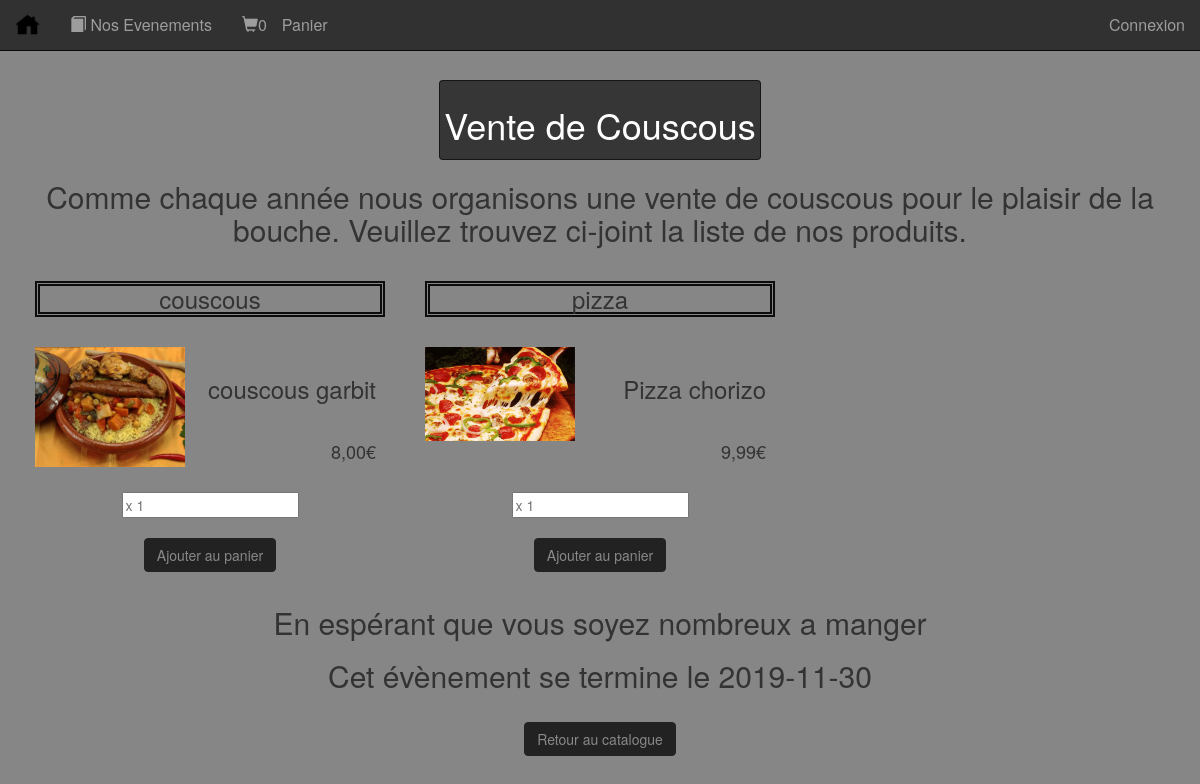
The app's page /index.php/Visiteur/EvenementMarchand/11/2019 with its own data.
### tables this page shows
CREATE TABLE IF NOT EXISTS `ge_evenement` (
  `Annee` int(11) NOT NULL,
  `NoEvenement` int(11) NOT NULL,
  `DateMiseEnLigne` date DEFAULT NULL,
  `DateMiseHorsLigne` date DEFAULT NULL,
  `TxtHTMLEntete` text,
  `TxtHTMLCorps` text NOT NULL,
  `TxtHTMLPiedDePage` text,
  `ImgEntete` varchar(60) DEFAULT NULL,
  `ImgPiedDePage` varchar(60) DEFAULT NULL,
  `EmailInformationHTML` text,
  `EnCours` tinyint(1) NOT NULL,
  PRIMARY KEY (`Annee`,`NoEvenement`)
);

CREATE TABLE IF NOT EXISTS `ge_produit` (
  `NoEvenement` int(11) NOT NULL,
  `Annee` int(11) NOT NULL,
  `NoProduit` int(11) NOT NULL,
  `LibelleHTML` text NOT NULL,
  `LibelleCourt` varchar(128) NOT NULL,
  `Prix` decimal(10,2) NOT NULL,
  `Img_Produit` varchar(60) DEFAULT NULL,
  `Stock` int(11) DEFAULT NULL,
  `NumeroOrdreApparition` smallint(6) NOT NULL,
  `Etre_Ticket` tinyint(1) DEFAULT NULL,
  `ImgTicket` varchar(60) DEFAULT NULL,
  PRIMARY KEY (`NoEvenement`,`Annee`,`NoProduit`),
  KEY `I_FK_GE_PRODUIT_GE_EV_MARCHAND` (`Annee`,`NoEvenement`)
);

### application/controllers/Visiteur.php (called while the page is built, shortened)
<?php
class Visiteur extends CI_Controller
{
   public function __construct()
   {
      $this->load->model('ModeleCommande');
      $this->load->model('ModeleIdentifiantSite');
      $this->load->model('ModeleEvenement', 'mEven');
      $this->load->model('ModelePersonne');
      $this->load->model('ModeleProduit','mProd');
      $this->load->library('user_agent');
   }
   public function indexVisiteur($vue, $donnees = NULL, $vue2= null, $donnees2=null)
   {
      $this->load->view('templates/EntetePrincipal');
      $this->load->view('templates/EnteteNavbar');
      $this->load->view($vue,$donnees);
      $this->load->view('templates/PiedDePagePrincipal');
   }
   public function EvenementMarchand($noEvenement = NULL, $annee=NULL)
   {
      $DonneesProduit['lesProduits'] = $this->mProd->obtenirLesProduits($noEvenement, $annee);
      $DonneesProduit['unEvenementMarchand'] = $this->mEven->retournerEvenements($noEvenement, $annee);
      $DonneesProduit['prodPanier']=$this->cart->contents();
      if (empty($DonneesProduit['unEvenementMarchand']))
      {
         show_404();
      }
      else
      {
         $this->indexVisiteur('visiteur/vueEvenementMarchand', $DonneesProduit);
      }
   }
}

### index.php (called while the page is built, shortened)
<?php
require_once BASEPATH.'core/CodeIgniter.php';

### application/models/ModeleEvenement.php (called while the page is built, shortened)
<?php
class ModeleEvenement extends CI_Model
{
   public function retournerEvenements($pNoEvenement = FALSE)
   {
         $maListe = $this->db->get_where('ge_evenement', array('NoEvenement' => $pNoEvenement));
         return $maListe->row_array();
   }
}

### application/models/ModeleProduit.php (called while the page is built, shortened)
<?php
class ModeleProduit extends CI_Model
{
   public function obtenirLesProduits($pNoEvenement, $pAnnee)
   {
      $criteres="NoEvenement = '$pNoEvenement' And Annee = '$pAnnee'";
      $this->db->where($criteres);
      $query = $this->db->get('ge_produit');
      return $query->result();
   }
}

### application/views/visiteur/vueEvenementMarchand.php (the view, shortened to what this page needs)
<?php
$submit=array(
    'name'      =>'submit',
    'value'     =>'Ajouter au panier',
    'class'     =>'btn btn-primary'
);
$qty = array(
    'min'           =>  '0',
    'step'          =>  '1',
    'type'          =>  'number',
    'name'          =>  'qty',
    'placeholder'   =>  'x 1',
    'size'          =>  '5'
);
echo "<thead>\n";
    echo '<div class="container-fluid" align="center" width="80%">';
        echo '<tr>';
            echo '<td>';
                echo '<div  class="img-thumbnail">';
                    echo '<h1>'.$unEvenementMarchand['TxtHTMLEntete'].'</h1>';
                echo '</div>';
            echo '</td>';
        echo '</tr>';
        echo '<tr>';
            echo '<td>';
                echo '<h2>'.$unEvenementMarchand['TxtHTMLCorps'].'</h2>';
            echo '</td>';
        echo '</tr>';
    echo '</div>';
echo "</thead>";
echo "<tbody>";
echo '<div class="col-lg-12">';
    if(isset($lesProduits))
    {
        foreach($lesProduits as $unProduit)
        {
            $libelle            = $unProduit->LibelleCourt;
            $libHTML            = $unProduit->LibelleHTML;
            $prix               = $unProduit->Prix;
            $image              = $unProduit->Img_Produit;
            echo '<div class="col-sm-3 col-lg-4 col-md-3">';
                echo '<div class="thumbnail">';
                    echo '<h3 class="encadre" align="center">' .$libelle.'</h3>';
                    if(empty($image))
                    {
                        echo '<img class="pull-left" width="150" src="'.base_url().'assets/img_site/Pas_dimage_disponible.svg'.'"class="img-thumbnail" />';
                    }
                    else
                    {
                        echo '<img class="pull-left" width="150" src="'.base_url().'assets/images/'.$image.'"class="img-thumbnail" />';
                    }
                    echo '<div class="caption" align="right">';
                        echo '<h3>'.$libHTML.'</h3>';
                        echo '<h4>'.number_format($prix,2, ',',' ').'€</h4>';
                        echo form_open('Visiteur/ajoutPanier');
                        echo '<div align="center">';
                            echo form_input($qty);
                        echo '</div>';
                        echo '<div align="center">';
                            echo form_submit($submit);
                        echo '</div>';
                        echo form_close();
                    echo '</div>';
                echo '</div>';
            echo '</div>';
        }
    }
echo '</div>';
echo '</tbody>';
echo "<tfoot\n";
    echo '<div class="container">';
        echo '<tr>';
            echo '<td>';
                echo '<h2 align="center">'.$unEvenementMarchand['TxtHTMLPiedDePage'].'</h2>';
            echo '</td>';
        echo '</tr>';
        echo '<tr>';
            echo '<td>';
                echo '<h2 align="center">Cet évènement se termine le '.$unEvenementMarchand['DateMiseHorsLigne'].'</h2>';
            echo '</td>';
        echo '</tr>';
echo '<div align="center">';
    echo '<a href="';
        echo site_url('Visiteur/catalogueEvenement');
        echo '"><button class="btn btn-primary">Retour au catalogue</button>';
    echo '</a>';
echo '</div>';
?>

### records on screen
ge_evenement: TxtHTMLEntete "Vente de Couscous", TxtHTMLCorps "Comme chaque année nous organisons une vente de couscous pour le plaisir de la bouche. Veuillez trouvez ci-joint la liste de nos produits.", TxtHTMLPiedDePage "En espérant que vous soyez nombreux a manger", DateMiseHorsLigne "2019-11-30"
ge_produit: LibelleCourt "couscous", Img_Produit (picture), LibelleHTML "couscous garbit", Prix "8,00"
ge_produit: LibelleCourt "pizza", Img_Produit (picture), LibelleHTML "Pizza chorizo", Prix "9,99"

### other values on screen
$this->cart->total_items() "0"
